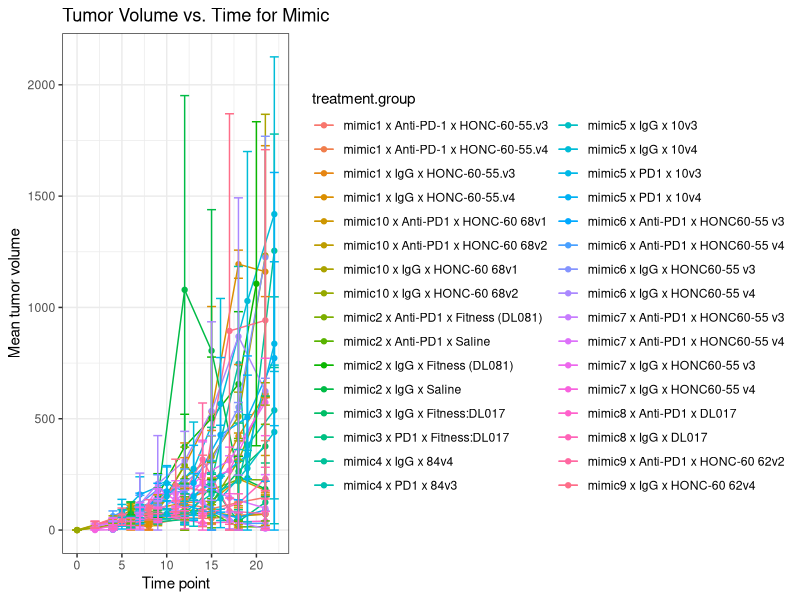

Reproduce this figure in R. (Note: this script raises an error after producing the figure.)
## ---- chunk 1
knitr::opts_chunk$set(echo = TRUE)

# Load required packages
library(readxl)
library(tidyverse)

## ---- chunk 2
tsizes <- read.csv("../data/2022-06-28_tumor-size_R-formatted.csv", stringsAsFactors = F)
## ---- chunk 3
# calcTumorVol <- function(tmp){
#   tmp %>%
#     mutate(tail.number = as.character(tail.number)) %>%
#     mutate(tumor.volume = (`tumor.length.(mm)` * (`tumor.width.(mm)`^2)) / 2,
#            tumor.volume = dplyr::if_else(is.na(tumor.volume),
#                                          true = 0,
#                                          false = tumor.volume)) %>%
#     group_by(tail.number, treatment.group, date) %>%
#     summarise(tumor.volume = sum(tumor.volume)) %>%
#     ungroup() %>%
#     mutate(time.point = as.numeric(as.factor((date))))  %>%
#     select(-date)
# }
## ---- chunk 4
# zero.vals <- c("n/a", "N/A")
# 
# mim1 <- tsize.raw[[1]] %>%
#   mutate(`tumor.length.(mm)` = ifelse(is.na(`tumor.length.(mm)`), 0, `tumor.length.(mm)`),
#           `tumor.width.(mm)` = ifelse(is.na(`tumor.width.(mm)`), 0, `tumor.width.(mm)`)) %>%
#   mutate(condition = dplyr::if_else(grepl("v3", microbiome.sample),
#                                    true = "mimic1.pre-DI",
#                                    false = "mimic1.post-DI"),
#          treatment.group = paste(treatment, condition, sep = " x ")) %>%
#   calcTumorVol()
# 
# mim2 <- tsize.raw[[2]] %>%
#   drop_na(`tumor.length.(mm)`) %>%
#   mutate(`tumor.length.(mm)` =ifelse(`tumor.length.(mm)` %in% zero.vals, 0, `tumor.length.(mm)`),
#          `tumor.width.(mm)` = ifelse(`tumor.width.(mm)` %in% zero.vals, 0, `tumor.width.(mm)`)) %>%
#   mutate(`tumor.length.(mm)` = as.numeric(`tumor.length.(mm)`),
#          `tumor.width.(mm)` = as.numeric(`tumor.width.(mm)`),
#          treatment.group = paste(gsub(".-(.*)", "\\1", `cage (treatment)`),
#                                  microbiome.sample, sep = " x ")) %>%
#   calcTumorVol()
# 
# # Problem: need to split mouse ids by cage
# mim3 <- tsize.raw[[3]] %>%
#   drop_na(`tumor.length.(mm)`) %>%
#   filter(`tumor.length.(mm)` != "not present") %>%
#   mutate(`tumor.length.(mm)` =ifelse(`tumor.length.(mm)` %in% zero.vals, 0, `tumor.length.(mm)`),
#          `tumor.width.(mm)` = ifelse(`tumor.width.(mm)` %in% zero.vals, 0, `tumor.width.(mm)`)) %>%
#   mutate(`tumor.length.(mm)` = as.numeric(`tumor.length.(mm)`),
#          `tumor.width.(mm)` = as.numeric(`tumor.width.(mm)`),
#          condition =  "Fitness:DL017",
#          treatment = ifelse(grepl("1$", `cage (treatment)`), "IgG",
#                             ifelse(grepl("2$", `cage (treatment)`), "IgG", "PD1")),
#          treatment.group = paste(treatment, condition, sep = " x ")) %>%
#   mutate(tail.number = paste0(tail.number, `cage (treatment)`)) %>%
#   calcTumorVol()
# 
# mim4 <- tsize.raw[[4]] %>%
#   drop_na(`tumor.length.(mm)`) %>%
#   mutate(`tumor.length.(mm)` =ifelse(`tumor.length.(mm)` %in% zero.vals, 0, `tumor.length.(mm)`),
#          `tumor.width.(mm)` = ifelse(`tumor.width.(mm)` %in% zero.vals, 0, `tumor.width.(mm)`)) %>%
#   mutate(`tumor.length.(mm)` = as.numeric(`tumor.length.(mm)`),
#          `tumor.width.(mm)` = as.numeric(`tumor.width.(mm)`),
#          treatment.group = paste(microbiome.sample, Treatment, sep = "/"),
#          tail.number = paste(tail.number, cage)) %>%
#   calcTumorVol()

## ---- chunk 5
mean.vals <- tsizes %>%
  mutate(treatment.group = paste(experiment, treatment, microbiome.sample, sep = " x ")) %>%
  group_by(treatment.group, days.from.injection) %>%
  summarise(mean.volume = mean(tumor.volume),
            sd.volume = sd(tumor.volume)) %>%
  ungroup() %>%
  mutate(lwr = mean.volume - sd.volume,
         upr = mean.volume + sd.volume) %>%
  mutate(lwr = if_else(lwr < 0, 0, lwr))
## ---- chunk 6


mean.vals %>%
  ggplot(aes(x = days.from.injection, y = mean.volume, 
             group = treatment.group, color = treatment.group)) +
  geom_line()+
  geom_point()+
  labs(title = "Tumor Volume vs. Time for Mimic", x = "Time point", y = "Mean tumor volume") +
  theme_bw() +
  # scale_color_brewer(palette = "Dark2") 
  geom_errorbar(aes(ymin = lwr, ymax = upr),
                width = 1)


write.csv(mean.vals, "../shiny-apps/tumor-line-plots/2022-06-28_mean-tumor-volumes.csv", row.names = F)
